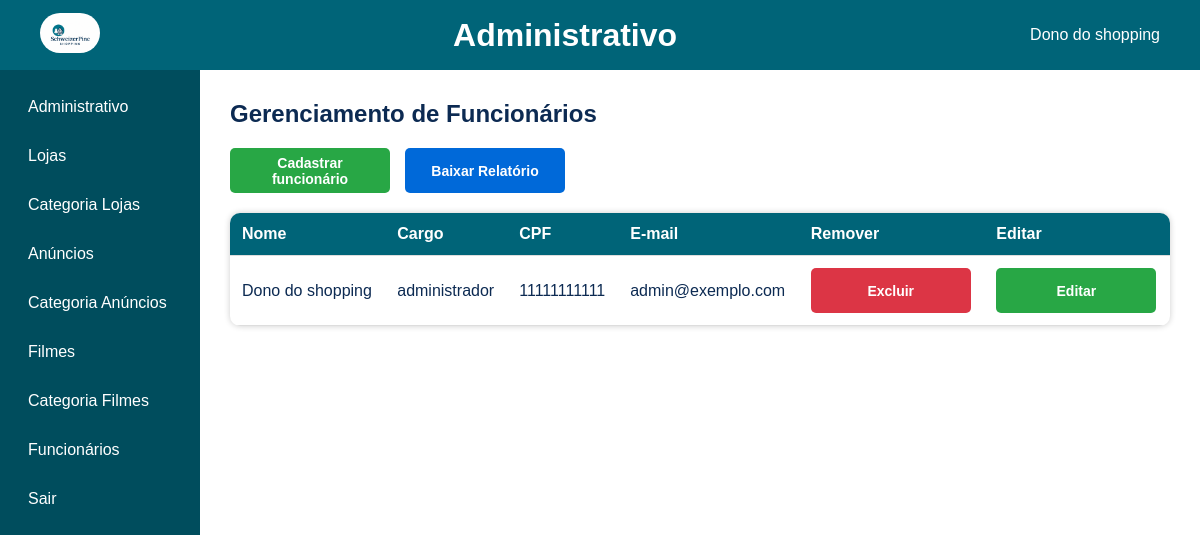
The app's page /src/view/administrativo/usuario/usuarios-dashboard.php (signed in) with its own data.
### tables this page shows
create table tbUsuario
(
    id    int auto_increment,
    nome  varchar(50)         not null,
    email varchar(255) unique not null,
    senha varchar(100)        not null,
    cpf   char(11) unique     not null,
    cargo varchar(30),
    constraint pkUsuario primary key (id)
);

### src/model/repositorio/UsuarioRepositorio.php (called while the page is built, shortened)
<?php
require_once __DIR__ . '/../usuario/Usuario.php';
class UsuarioRepositorio
{
    private PDO $pdo;
    public function __construct(PDO $pdo)
    {
        $this->pdo = $pdo;
    }
    private function formarObjeto(array $dados): Usuario
    {
        return new Usuario(
            $dados["id"] ?? null,
            $dados["nome"] ?? '',
            $dados["email"] ?? '',
            $dados["senha"] ?? '',
            $dados["cpf"] ?? '',
            Cargo::from($dados["cargo"]) ?? null);
    }
    public function buscarPorEmail($email): ?Usuario
    {
        $stmt = $this->pdo->prepare("select tbUsuario.id, tbUsuario.nome, tbUsuario.email, tbUsuario.senha,
            tbUsuario.cpf, tbUsuario.cargo from tbUsuario where email = :email limit 1");
        $stmt->bindParam(':email', $email);
        $stmt->execute();
        $dados = $stmt->fetch();
        return $dados ? $this->formarObjeto($dados) : null;
    }
    public function buscarTodos(): array
    {
        $sql = "select tbUsuario.id, tbUsuario.nome, tbUsuario.email, tbUsuario.senha," .
            "tbUsuario.cpf, tbUsuario.cargo from tbUsuario order by email";
        $result_set = $this->pdo->query($sql)->fetchAll(PDO::FETCH_ASSOC);
        return array_map(fn($result) => $this->formarObjeto($result), $result_set);
    }
}

### src/model/usuario/Usuario.php (called while the page is built, shortened)
<?php
class Usuario
{
    private string $nome;
    private string $email;
    private string $cpf;
    private Cargo $cargo;
    public function __construct(int $id, string $nome, string $email, string $senha, string $cpf, Cargo $cargo)
    {
        $this->nome = $nome;
        $this->email = $email;
        $this->cpf = $cpf;
        $this->cargo = $cargo;
    }
    public function getNome(): string
    {
        return $this->nome;
    }
    public function getEmail(): string
    {
        return $this->email;
    }
    public function getCpf(): string
    {
        return $this->cpf;
    }
    public function getCargo(): Cargo
    {
        return $this->cargo;
    }
}

### src/view/administrativo/usuario/usuarios-dashboard.php (the view, shortened to what this page needs)
<?php
require_once __DIR__ . '/../../../model/repositorio/UsuarioRepositorio.php';
require_once __DIR__ . '/../../../controller/conexao-bd.php';
$repositorio = new UsuarioRepositorio($pdo);
$usuarios = $repositorio->buscarTodos();
?>
<!DOCTYPE html>
<html lang="pt-BR">
<head>
    <link rel="stylesheet" href="/SistemaShopping_web1/css/crud-tabela.css">
</head>
<body>
<?php include('../menu.php') ?>
<?php include('../sidebar.php') ?>
<main class="conteudo">
    <h2>Gerenciamento de Funcionários</h2>
    <div class="acoes">
        <a href="../../sessoes/cadastrar.php" class="btn-cadastrar">Cadastrar funcionário</a>
        <form action="/SistemaShopping_web1/src/controller/relatorios/gerar-pdf.php" method="get">
            <input type="submit" class="btn-relatorio" value="Baixar Relatório">
        </form>
    </div>
    <table class="tabela">
        <thead>
        <tr>
            <th>Nome</th>
            <th>Cargo</th>
            <th>CPF</th>
            <th>E-mail</th>
            <th>Remover</th>
            <th>Editar</th>
        </tr>
        </thead>
        <tbody>
        <?php if (count($usuarios) == 0) : ?>
            <tr>
                <td colspan="5" class="sem-dados">Nenhum usuário cadastrado</td>
            </tr>
        <?php else: ?>
            <?php foreach ($usuarios as $tabela_usuario) : ?>
                <tr>
                    <td><?php echo htmlspecialchars($tabela_usuario->getNome()) ?></td>
                    <td><?php echo htmlspecialchars($tabela_usuario->getCargo()->value) ?></td>
                    <td><?php echo htmlspecialchars($tabela_usuario->getCPF()) ?></td>
                    <td><?php echo htmlspecialchars($tabela_usuario->getEmail()) ?></td>
                    <td>
                        <form action="/SistemaShopping_web1/src/controller/exclusao/excluir-usuario.php" method="post">
                            <input type="submit" class="botao-excluir" value="Excluir">
                        </form>
                    </td>
                    <td>
                        <form action="editar-usuario.php" method="get">
                            <input type="submit" class="btn-cadastrar" value="Editar">
                        </form>
                    </td>
                </tr>
            <?php endforeach; ?>
        <?php endif; ?>
        </tbody>
    </table>
</main>
</body>
</html>

### src/view/administrativo/menu.php (shortened to what this page needs)
<?php
require_once __DIR__ . '/../../model/repositorio/UsuarioRepositorio.php';
require_once __DIR__ . '/../../controller/conexao-bd.php';
$usuario_logado = $_SESSION['usuario'] ?? null;
$usuario = (new UsuarioRepositorio($pdo))->buscarPorEmail($usuario_logado);
?>
<!DOCTYPE html>
<html lang="pt-BR">
<head>
    <link rel="stylesheet" href="/SistemaShopping_web1/css/crud-tabela.css">
</head>
<header class="topbar">
    <div class="logo-header">
        <a href="/SistemaShopping_web1/index.php"><img src="/SistemaShopping_web1/img/logoShopping.png" alt="Logo Shopping"></a>
    </div>
    <h1>Administrativo</h1>
    <div class="usuario-info">
        <span><?php echo htmlspecialchars($usuario->getNome()); ?></span>
    </div>
</header>
</html>

### css/crud-tabela.css (style rules this page uses)
* { margin: 0; padding: 0; box-sizing: border-box; font-family: "Arial", sans-serif; }
body { background: #fff; color: #0c2a52; display: flex; flex-direction: column; }
.topbar { background: #006478; color: white; display: flex; justify-content: space-between; align-items: center; padding: 15px 40px; }
.logo-header img { height: 40px; border-radius: 30px; }
.conteudo { margin-left: 240px; padding: 30px; }
h2 { color: #0c2a52; margin-bottom: 20px; }
.acoes { display: flex; justify-content: flex-start; gap: 15px; margin: 20px 0; }
.btn-cadastrar, .btn-relatorio { display: inline-flex; justify-content: center; align-items: center; color: white; padding: 12px 20px; border: none; border-radius: 5px; cursor: pointer; font-size: 14px; font-weight: bold; text-decoration: none; transition: all 0.3s ease; width: 160px; height: 45px; text-align: center; }
.btn-cadastrar, input[type="submit"].btn-cadastrar { background-color: #28a745 !important; }
.btn-relatorio { background-color: #0069d9; }
.tabela { width: 100%; border-collapse: collapse; background: white; box-shadow: 0 0 6px rgba(0, 0, 0, 0.2); border-radius: 10px; overflow: hidden; }
.tabela th, .tabela td { padding: 12px; text-align: left; border-bottom: 1px solid #ddd; max-width: 300px; white-space: nowrap; overflow: hidden; text-overflow: ellipsis; }
.tabela th { background: #006478; color: white; }
.botao-excluir, .btn-editar { display: inline-flex; justify-content: center; align-items: center; color: white; padding: 12px 20px; border: none; border-radius: 5px; cursor: pointer; font-size: 14px; font-weight: bold; text-decoration: none; transition: all 0.3s ease; width: 160px; height: 45px; text-align: center; }
.botao-excluir { background-color: #dc3545; }
body { background: #fff; color: #0c2a52; }
header { background: #006478; color: white; display: flex; justify-content: space-between; align-items: center; padding: 15px 40px; }
form { display: flex; flex-direction: column; }
.topbar { background: #006478; color: white; display: flex; justify-content: space-between; align-items: center; padding: 15px 40px; height: 70px; position: fixed; top: 0; left: 0; width: 100%; z-index: 1000; }
.conteudo { margin-top: 70px; margin-left: 200px; padding: 30px; }

### records on screen
tbusuario: nome "Dono do shopping", value "administrador", cpf "11111111111", email "admin@exemplo.com"
